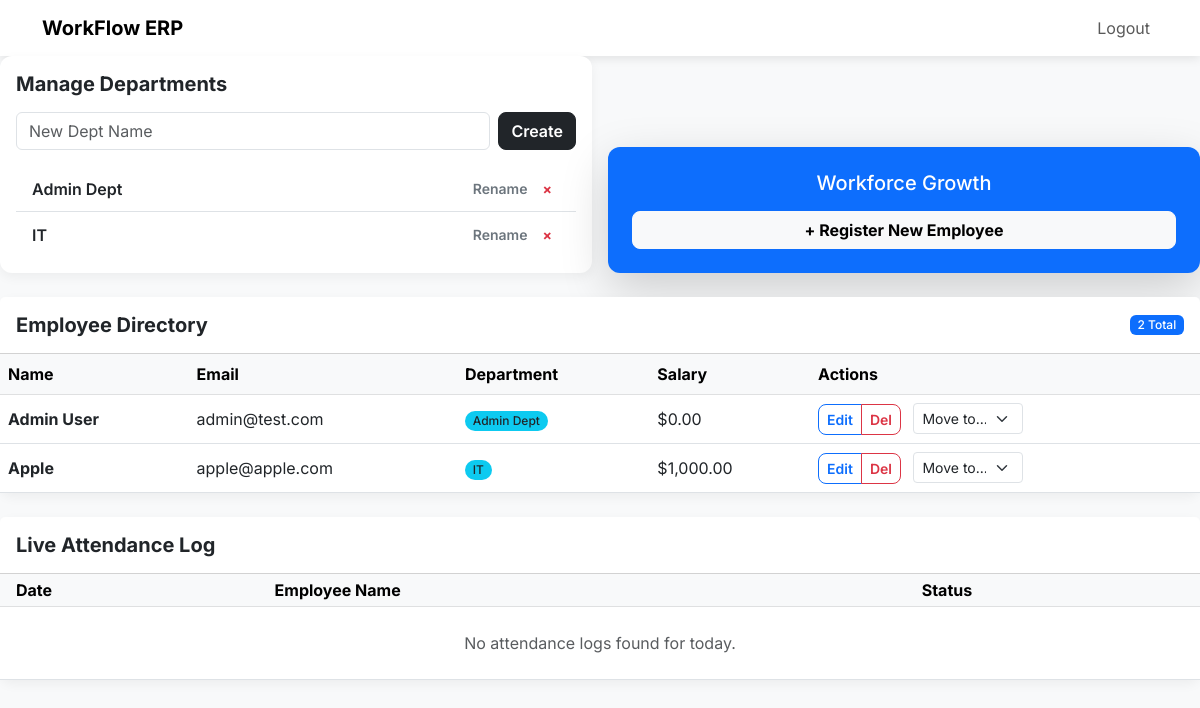
Before: /dashboard (signed in) with the older database file.
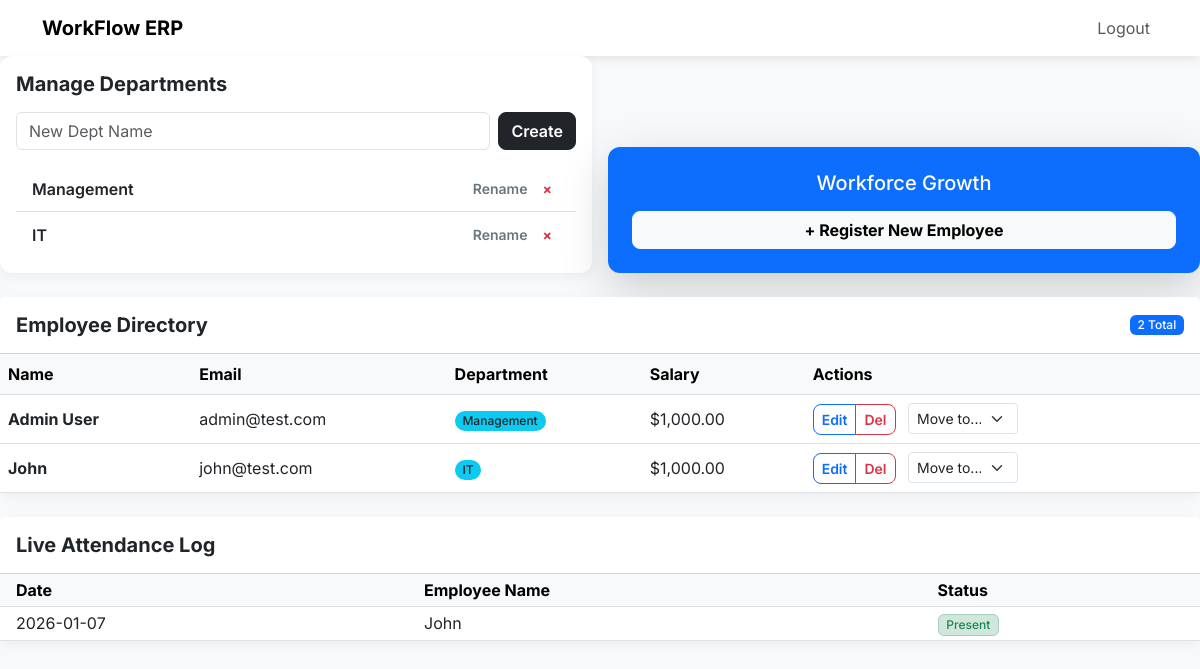
After: the same page with the newer database file.
### models.py (models this page shows)
class Department(Base):
    __tablename__ = "departments"
    id = Column(Integer, primary_key=True, index=True)
    name = Column(String, unique=True, index=True)
    employees = relationship("Employee", back_populates="department")

class Employee(Base):
    __tablename__ = "employees"
    id = Column(Integer, primary_key=True, index=True)
    name = Column(String)
    email = Column(String, unique=True, index=True)
    hashed_password = Column(String)
    role = Column(String, default="employee")
    salary = Column(Float, default=0.0)
    dept_id = Column(Integer, ForeignKey("departments.id"))
    department = relationship("Department", back_populates="employees")
    attendance_logs = relationship("Attendance", back_populates="employee")
    leaves = relationship("Leave", back_populates="employee", foreign_keys="[Leave.emp_id]")

class Attendance(Base):
    __tablename__ = "attendance"
    id = Column(Integer, primary_key=True, index=True)
    emp_id = Column(Integer, ForeignKey("employees.id"))
    date = Column(Date, default=date.today)
    employee = relationship("Employee", back_populates="attendance_logs")

### main.py (the view)
@app.get("/dashboard")
async def dashboard(request: Request, db: Session = Depends(get_db)):
    user = get_current_user(request, db)
    if not user: return RedirectResponse(url="/")
    if user.role == "admin":
        return templates.TemplateResponse("admin_dash.html", {
            "request": request, "user": user,
            "employees": db.query(models.Employee).all(),
            "departments": db.query(models.Department).all(),
            "logs": db.query(models.Attendance).all(),
            "pending_leaves": db.query(models.Leave).filter(models.Leave.approve == None).all()
        })
    marked = db.query(models.Attendance).filter(models.Attendance.emp_id == user.id, models.Attendance.date == date.today()).first()
    return templates.TemplateResponse("employee_dash.html", {
        "request": request, "user": user, "marked": marked, "today": date.today(),
        "my_leaves": db.query(models.Leave).filter(models.Leave.emp_id == user.id).all()
    })

### templates/admin_dash.html (shortened to what this page needs)
{% extends "base.html" %}
{% block content %}
<div class="row mb-4 g-3">
    <div class="col-md-6">
        <div class="card p-3 h-100">
            <h5 class="fw-bold mb-3">Manage Departments</h5>
            <form action="/admin/add-dept" method="post" class="d-flex gap-2 mb-3">
                <input type="text" name="name" class="form-control" placeholder="New Dept Name" required>
                <button type="submit" class="btn btn-dark">Create</button>
            </form>
            <div class="list-group list-group-flush" style="max-height: 200px; overflow-y: auto;">
                {% for dept in departments %}
                <div class="list-group-item d-flex justify-content-between align-items-center bg-transparent">
                    <span class="fw-semibold">{{ dept.name }}</span>
                    <div class="btn-group">
                        <button class="btn btn-sm btn-outline-secondary border-0" data-bs-toggle="modal" data-bs-target="#editDept{{ dept.id }}">
                            Rename
                        </button>
                        <a href="/admin/del-dept/{{ dept.id }}"
                           class="btn btn-sm btn-outline-danger border-0 fw-bold"
                           onclick="return confirm('Delete this department? This only works if it has no employees.')">
                           &times;
                        </a>
                    </div>
                </div>
                {% endfor %}
            </div>
        </div>
    </div>
    <div class="col-md-6 text-end d-flex align-items-end justify-content-end">
        <div class="card p-4 bg-primary text-white shadow-lg w-100 text-center">
            <h5 class="mb-3">Workforce Growth</h5>
            <button class="btn btn-light fw-bold" data-bs-toggle="modal" data-bs-target="#addEmpModal">
                + Register New Employee
            </button>
        </div>
    </div>
</div>
<div class="card mb-4">
    <div class="card-header bg-white py-3 d-flex justify-content-between align-items-center">
        <h5 class="fw-bold m-0">Employee Directory</h5>
        <span class="badge bg-primary">{{ employees|length }} Total</span>
    </div>
    <div class="table-responsive">
        <table class="table table-hover align-middle mb-0">
            <thead class="table-light">
                <tr>
                    <th>Name</th>
                    <th>Email</th>
                    <th>Department</th>
                    <th>Salary</th>
                    <th>Actions</th>
                </tr>
            </thead>
            <tbody>
                {% for emp in employees %}
                <tr>
                    <td><div class="fw-bold text-dark">{{ emp.name }}</div></td>
                    <td>{{ emp.email }}</td>
                    <td>
                        <span class="badge rounded-pill bg-info text-dark">
                            {{ emp.department.name if emp.department else 'Unassigned' }}
                        </span>
                    </td>
                    <td>${{ "{:,.2f}".format(emp.salary) }}</td>
                    <td>
                        <div class="btn-group me-2">
                            <button class="btn btn-sm btn-outline-primary" data-bs-toggle="modal" data-bs-target="#editEmp{{ emp.id }}">Edit</button>
                            <a href="/admin/del-emp/{{ emp.id }}" class="btn btn-sm btn-outline-danger" onclick="return confirm('Delete employee account?')">Del</a>
                        </div>
                        <form action="/admin/move-emp" method="post" class="d-inline-block">
                            <select name="new_dept_id" class="form-select form-select-sm" style="width: 110px;" onchange="this.form.submit()">
                                <option disabled selected>Move to...</option>
                            </select>
                        </form>
                    </td>
                </tr>
                {% endfor %}
            </tbody>
        </table>
    </div>
</div>
<div class="card">
    <div class="card-header bg-white py-3"><h5 class="fw-bold m-0">Live Attendance Log</h5></div>
    <div style="max-height: 350px; overflow-y: auto;">
        <table class="table table-sm table-hover mb-0">
            <thead class="table-light sticky-top">
                <tr>
                    <th class="ps-3">Date</th>
                    <th>Employee Name</th>
                    <th>Status</th>
                </tr>
            </thead>
            <tbody>
                {% for log in logs %}
                <tr>
                    <td class="ps-3">{{ log.date }}</td>
                    <td>{{ log.employee.name }}</td>
                    <td><span class="badge bg-success-subtle text-success border border-success-subtle">Present</span></td>
                </tr>
                {% endfor %}
                {% if not logs %}
                <tr><td colspan="3" class="text-center py-4 text-muted">No attendance logs found for today.</td></tr>
                {% endif %}
            </tbody>
        </table>
    </div>
</div>
{% endblock %}

### templates/base.html (shortened to what this page needs)
<!DOCTYPE html>
<html lang="en">
<head>
    <link href="https://cdn.jsdelivr.net/npm/bootstrap@5.3.0/dist/css/bootstrap.min.css" rel="stylesheet">
</head>
<body>
<nav class="navbar navbar-expand-lg navbar-light bg-white">
    <div class="container">
        <a class="navbar-brand fw-bold" href="/dashboard">WorkFlow ERP</a>
        <div class="navbar-nav ms-auto">
            <a class="nav-link" href="/logout">Logout</a>
        </div>
    </div>
</nav>
    {% block content %}{% endblock %}
</body>
</html>

### templates/base.html (style rules this page uses)
body { background-color: #f8f9fa; font-family: 'Inter', sans-serif; color: #333; }
.navbar { box-shadow: 0 2px 10px rgba(0,0,0,0.1); }
.card { border: none; border-radius: 12px; box-shadow: 0 4px 12px rgba(0,0,0,0.05); }
.btn { border-radius: 8px; font-weight: 600; }
.badge { font-weight: 500; }

Changed rows visible on the page:
changed Department: name "Admin Dept" → "Management"
changed Employee "Admin User": department "Admin Dept" → "Management"; salary "0.00" → "1,000.00"
changed Employee "IT": name "Apple" → "John"; email "apple@apple.com" → "john@test.com"
added Attendance: date "2026-01-07", employee.name "John"
Other visible differences:
text no longer shown: "No attendance logs found for today."
